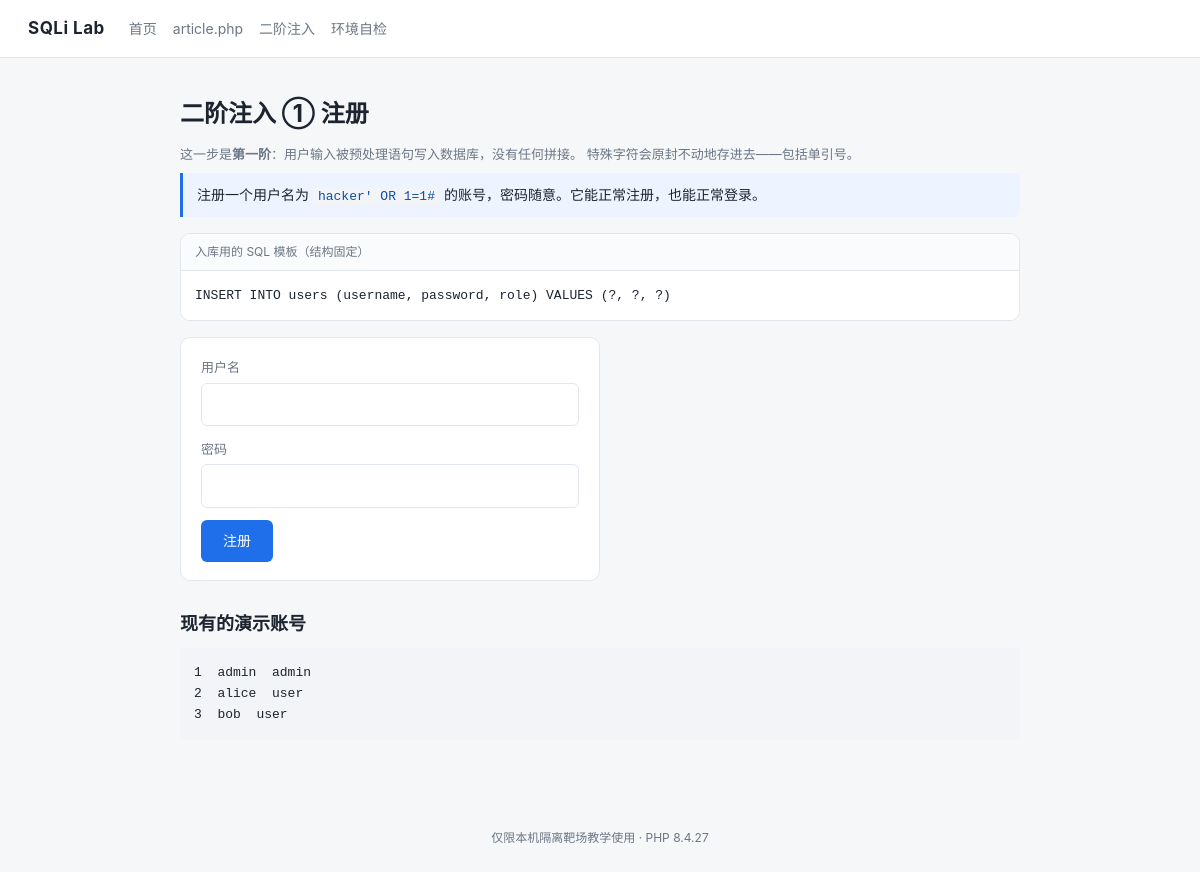
The page /second/register.php on the database its author committed.
### tables this page shows
CREATE TABLE users (
    id         INT UNSIGNED NOT NULL AUTO_INCREMENT,
    username   VARCHAR(64)  NOT NULL,
    password   VARCHAR(64)  NOT NULL,
    role       VARCHAR(16)  NOT NULL DEFAULT 'user',
    created_at DATETIME     NOT NULL DEFAULT CURRENT_TIMESTAMP,
    PRIMARY KEY (id),
    UNIQUE KEY uk_username (username)
);

### second/register.php (the view, shortened to what this page needs)
<?php
require dirname(__DIR__) . '/config.php';
$db = db();
$username = '';
$password = '';
page_head('二阶注入 · 注册');
?>
<h1>二阶注入 ① 注册</h1>
<p class="muted">
    这一步是<strong>第一阶</strong>：用户输入被预处理语句写入数据库，没有任何拼接。
    特殊字符会原封不动地存进去——包括单引号。
</p>
<?php hint("注册一个用户名为 <code>hacker' OR 1=1#</code> 的账号，密码随意。它能正常注册，也能正常登录。"); ?>
<div class="sql">
    <div class="label">入库用的 SQL 模板（结构固定）</div>
    <pre>INSERT INTO users (username, password, role) VALUES (?, ?, ?)</pre>
</div>
<?php login_form(BASE_URL . '/second/register.php', $username, $password, '注册'); ?>
<h2>现有的演示账号</h2>
<pre><?php
$res = $db->query('SELECT id, username, role FROM users ORDER BY id');
while ($res !== false && ($row = $res->fetch_assoc())) {
    echo h($row['id'] . '  ' . $row['username'] . '  ' . $row['role']) . "\n";
}
?></pre>
<?php page_foot(); ?>

### config.php (shortened to what this page needs)
<?php
function h($v): string
{
    return htmlspecialchars((string) $v, ENT_QUOTES | ENT_SUBSTITUTE, 'UTF-8');
}
function page_head(string $title): void
{
    echo '<!doctype html><html lang="zh-CN"><head><meta charset="utf-8">';
    echo '<link rel="stylesheet" href="' . BASE_URL . '/style.css"></head><body>';
    echo '<header><a class="brand" href="' . BASE_URL . '/index.php">SQLi Lab</a>';
    echo '<nav><a href="' . BASE_URL . '/index.php">首页</a>';
    echo '<a href="' . BASE_URL . '/article.php?id=1">article.php</a>';
    echo '<a href="' . BASE_URL . '/second/register.php">二阶注入</a>';
    echo '<a href="' . BASE_URL . '/probe.php">环境自检</a></nav>';
    echo '</header><main>';
}
function page_foot(): void
{
    echo '</main><footer>仅限本机隔离靶场教学使用 · PHP ' . PHP_VERSION . '</footer></body></html>';
}
function login_form(string $action, string $username = '', string $password = '', string $button = '登录'): void
{
    echo '<form method="post" action="' . h($action) . '" class="card">';
    echo '<label>用户名 <input name="username" value="' . h($username) . '" autocomplete="off"></label>';
    echo '<label>密码 <input name="password" value="' . h($password) . '" autocomplete="off"></label>';
    echo '<button type="submit">' . h($button) . '</button></form>';
}
function hint(string $text): void
{
    echo '<p class="hint">' . $text . '</p>';
}

### style.css (style rules this page uses)
:root { --bg: #f6f7f9; --panel: #ffffff; --ink: #1c2430; --muted: #6b7785; --line: #e2e7ee; --accent: #1f6feb; --ok: #0f7b3e; --bad: #b42318; --code: #f2f4f7; }
* { box-sizing: border-box; }
body { margin: 0; background: var(--bg); color: var(--ink); font: 15px/1.7 -apple-system, "Segoe UI", "Microsoft YaHei", sans-serif; }
header { display: flex; align-items: center; gap: 24px; padding: 14px 28px; background: var(--panel); border-bottom: 1px solid var(--line); position: sticky; top: 0; }
.brand { font-weight: 700; font-size: 17px; color: var(--ink); text-decoration: none; letter-spacing: .5px; }
header nav { display: flex; gap: 16px; }
header nav a { color: var(--muted); text-decoration: none; font-size: 14px; }
main { max-width: 880px; margin: 0 auto; padding: 28px 20px 64px; }
h1 { font-size: 24px; margin: 8px 0 4px; }
h2 { font-size: 18px; margin: 28px 0 8px; }
p { margin: 8px 0; }
a { color: var(--accent); }
.muted { color: var(--muted); font-size: 13px; }
.hint { background: #eef4ff; border-left: 3px solid var(--accent); padding: 10px 14px; border-radius: 0 6px 6px 0; font-size: 14px; }
.card { background: var(--panel); border: 1px solid var(--line); border-radius: 10px; padding: 18px 20px; margin: 14px 0; }
form.card { display: flex; flex-direction: column; gap: 12px; max-width: 420px; }
label { display: flex; flex-direction: column; gap: 4px; font-size: 13px; color: var(--muted); }
input { padding: 9px 11px; border: 1px solid var(--line); border-radius: 6px; font: inherit; font-size: 14px; background: #fff; color: var(--ink); }
button { align-self: flex-start; padding: 9px 22px; border: 0; border-radius: 6px; background: var(--accent); color: #fff; font: inherit; font-size: 14px; cursor: pointer; }
.sql { background: var(--panel); border: 1px solid var(--line); border-radius: 10px; margin: 16px 0; overflow: hidden; }
.sql .label { padding: 8px 14px; font-size: 12px; color: var(--muted); border-bottom: 1px solid var(--line); background: #fafbfc; }
pre { margin: 0; padding: 14px; background: var(--code); font: 13px/1.65 "JetBrains Mono", Consolas, monospace; white-space: pre-wrap; word-break: break-all; }
.sql pre { background: #fff; }
td code, p code, li code, .hint code { background: var(--code); padding: 1px 5px; border-radius: 4px; font: 13px Consolas, monospace; color: #0b4fa8; word-break: break-all; }
footer { text-align: center; color: var(--muted); font-size: 12px; padding: 24px 0 40px; }

### rows shown on the page
users: id+username+role "1 admin admin"
users: id+username+role "2 alice user"
users: id+username+role "3 bob user"

### other values the page prints
$text "注册一个用户名为 hacker' OR 1=1# 的账号，密码随意。它能正常注册，也能正常登录。"
$button "注册"
PHP_VERSION "8.4.27"
